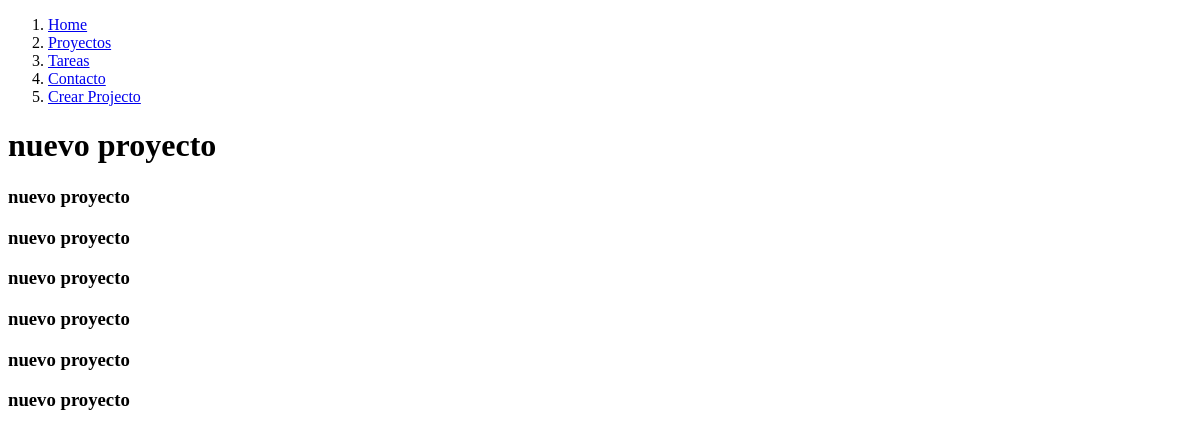
Before: /project/3 with the older database file.
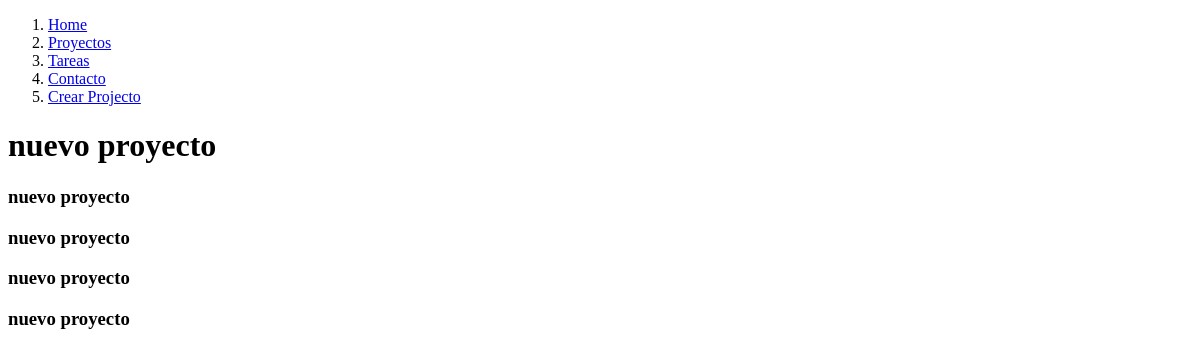
After: the same page with the newer database file.
### myapp/models.py (models this page shows, shortened)
class Task(models.Model):
    title = models.CharField(max_length=100) # Models.CharField es para textos pequeños
    desciption = models.TextField() # Models.TextField es para textos más grandes
    project =  models.ForeignKey(Project, on_delete=models.CASCADE) # ForeignKey es la clave foranea de las bases de datos, con solo colocar entre los parentesis el nombre de la tabla o clase ya se relaciona. Añadimos on_delete=models.CASCAdE para indicar que si eliminamos el proyecto se eliminarán todos los registros
    done = models.BooleanField(default=False)

class Project(models.Model):
    name = models.CharField(max_length=200) # Le estámos indicando que vamos a crear una columna "name" y que dentro va a contener una caja de texto que como máximo va a tener 200 caracteres
    def __str__(self):
        return self.name #Incluimos aquí el self.name para que así podamos ver los nombres de los proyectos en lugar de prokect object

### myapp/views.py (the view)
# urls.py: path('project/<int:id>', views.project_detail, name="project_detail"),
def project_detail(request, id):
    print(id)
    project = get_object_or_404(Project, id=id)
    task = Task.objects.filter(project_id=id) # * Llamamos a las tareas que tenemos actualmente dentro del id que estámos llamando
    print(project.id)
    return render(request, 'pages/detail.html', {
        'titulo' : project.name,
        'tasks' : task # * Y llevamos todas las tareas a una variable del diccionario
    })

### myapp/templates/pages/detail.html (shortened to what this page needs)
<!DOCTYPE html>
<html lang="es">
<head>
</head>
<body>
    {% extends 'layout/header.html' %}
    {% block content %}
    <h1>{{titulo}}</h1>
    {% for task in tasks %}
    <div>
        <h3>{{task.project}}</h3>
    </div>
    {% endfor %}
    {% endblock %}

Changed rows visible on the page:
no longer on this page (row edited): Task: project "nuevo proyecto"
no longer on this page (row edited): Task: project "nuevo proyecto"
